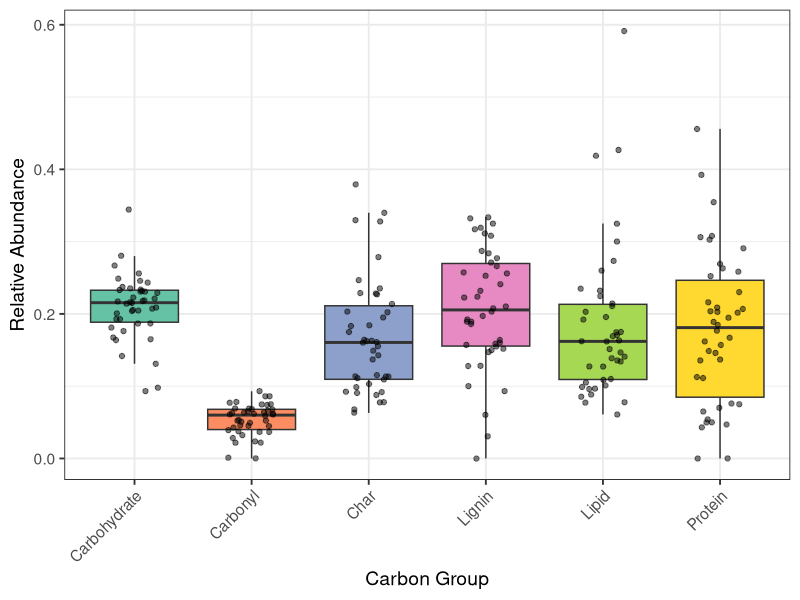
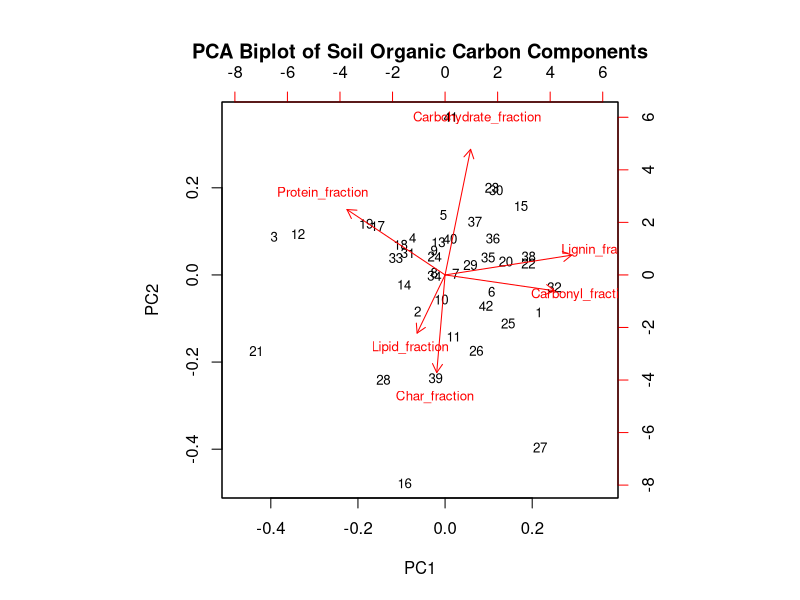
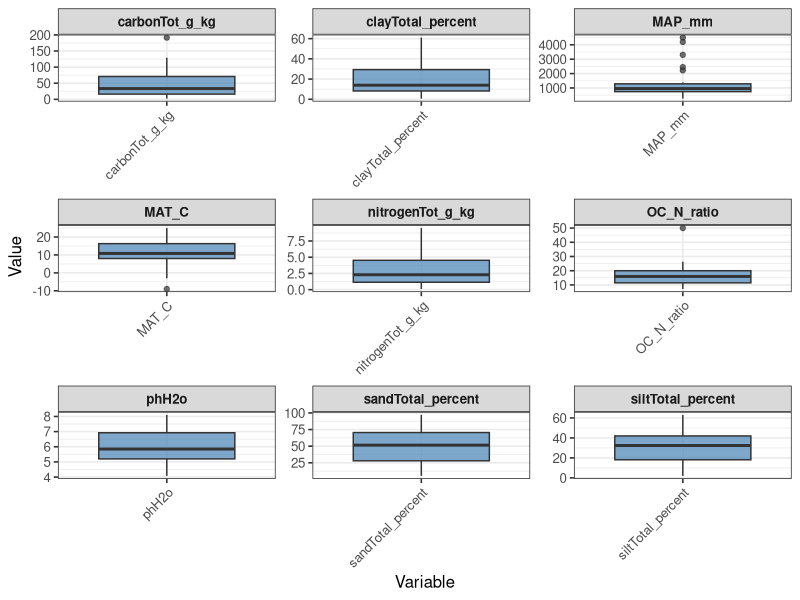
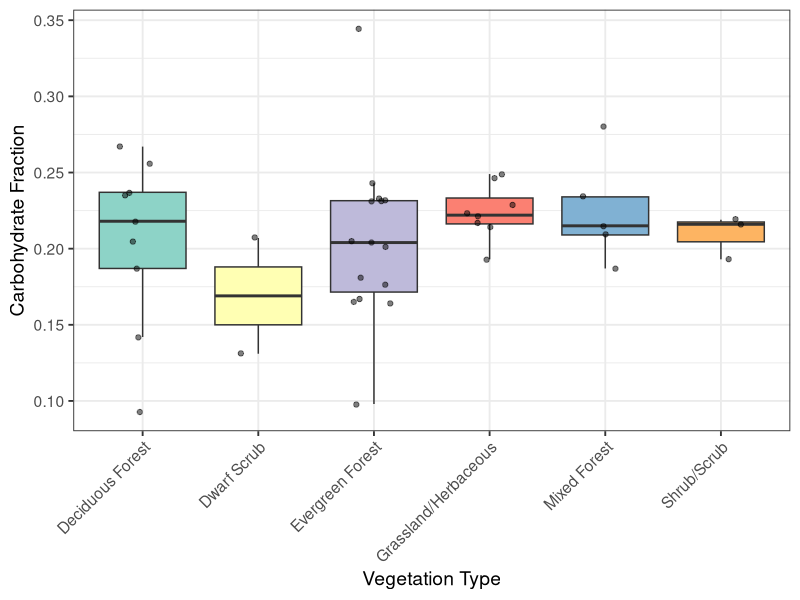
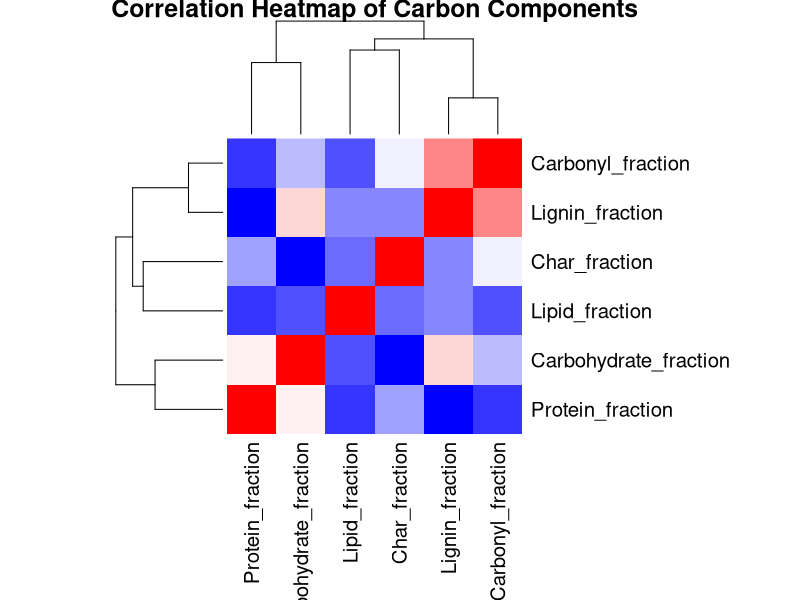

These figures' R source, in order:
## ---- chunk 1
knitr::opts_chunk$set(echo = TRUE, warning = FALSE, message = FALSE)
library(here)
library(ggplot2)
library(multcomp)
library(gridExtra)
library(cowplot)
## ---- chunk 2
sessionInfo()
## ---- chunk 3
# 加载数据
data <- read.csv(here("data/raw/Hall_Ye_etal_NEON_NMR_biogeo.csv"), header = TRUE)

# 准备碳组分数据
test <- c(data$Carbohydrate_fraction, data$Protein_fraction, data$Lignin_fraction,
          data$Lipid_fraction, data$Char_fraction, data$Carbonyl_fraction)

trts <- c(rep("Carbohydrate", nrow(data)), rep("Protein", nrow(data)),
          rep("Lignin", nrow(data)), rep("Lipid", nrow(data)),
          rep("Char", nrow(data)), rep("Carbonyl", nrow(data)))
trts <- as.factor(trts)
SOM <- data.frame(test, trts)

# 绘制箱线图
p1 <- ggplot(SOM, aes(x = trts, y = test, fill = trts)) +
  geom_boxplot(outlier.shape = NA) +
  geom_jitter(width = 0.2, alpha = 0.5) +
  scale_fill_brewer(palette = "Set2") +
  labs(x = "Carbon Group", y = "Relative Abundance") +
  theme_bw(base_size = 14) +
  theme(legend.position = "none",
        axis.text.x = element_text(angle = 45, hjust = 1))

print(p1)
## ---- chunk 4
# 准备 PCA 数据
pca_data <- data[, c("Carbohydrate_fraction", "Protein_fraction", "Lignin_fraction",
                      "Lipid_fraction", "Char_fraction", "Carbonyl_fraction")]

# 执行 PCA
pca_result <- prcomp(pca_data, scale. = TRUE)

# 绘制 PCA 双图
biplot(pca_result, main = "PCA Biplot of Soil Organic Carbon Components",
       cex = 0.8, col = c("black", "red"))
## ---- chunk 5
# 选择环境因子列（使用实际存在的列名）
env_cols <- c("phH2o", "carbonTot_g_kg", "nitrogenTot_g_kg", "OC_N_ratio",
              "sandTotal_percent", "siltTotal_percent", "clayTotal_percent",
              "MAP_mm", "MAT_C")

# 转换为长格式
env_data <- data[, env_cols]
env_long <- reshape(env_data, direction = "long",
                    varying = names(env_data),
                    v.names = "Value", timevar = "Variable",
                    times = names(env_data))

# 绘制分面箱线图
p2 <- ggplot(env_long, aes(x = Variable, y = Value)) +
  geom_boxplot(fill = "steelblue", alpha = 0.7) +
  facet_wrap(~Variable, scales = "free", ncol = 3) +
  theme_bw(base_size = 12) +
  theme(axis.text.x = element_text(angle = 45, hjust = 1),
        strip.text = element_text(face = "bold"))

print(p2)
## ---- chunk 6
# 绘制植被类型与碳组分关系图
p3 <- ggplot(data, aes(x = NLCD_class, y = Carbohydrate_fraction, fill = NLCD_class)) +
  geom_boxplot(outlier.shape = NA) +
  geom_jitter(width = 0.2, alpha = 0.5) +
  scale_fill_brewer(palette = "Set3") +
  labs(x = "Vegetation Type", y = "Carbohydrate Fraction") +
  theme_bw(base_size = 14) +
  theme(legend.position = "none",
        axis.text.x = element_text(angle = 45, hjust = 1))

print(p3)
## ---- chunk 7
# 选择碳组分列
carbon_cols <- c("Carbohydrate_fraction", "Protein_fraction", "Lignin_fraction",
                 "Lipid_fraction", "Char_fraction", "Carbonyl_fraction")

# 计算相关矩阵
cor_matrix <- cor(data[, carbon_cols], use = "complete.obs")

# 绘制热图
heatmap(cor_matrix, main = "Correlation Heatmap of Carbon Components",
        col = colorRampPalette(c("blue", "white", "red"))(20),
        scale = "none", margins = c(10, 10))
